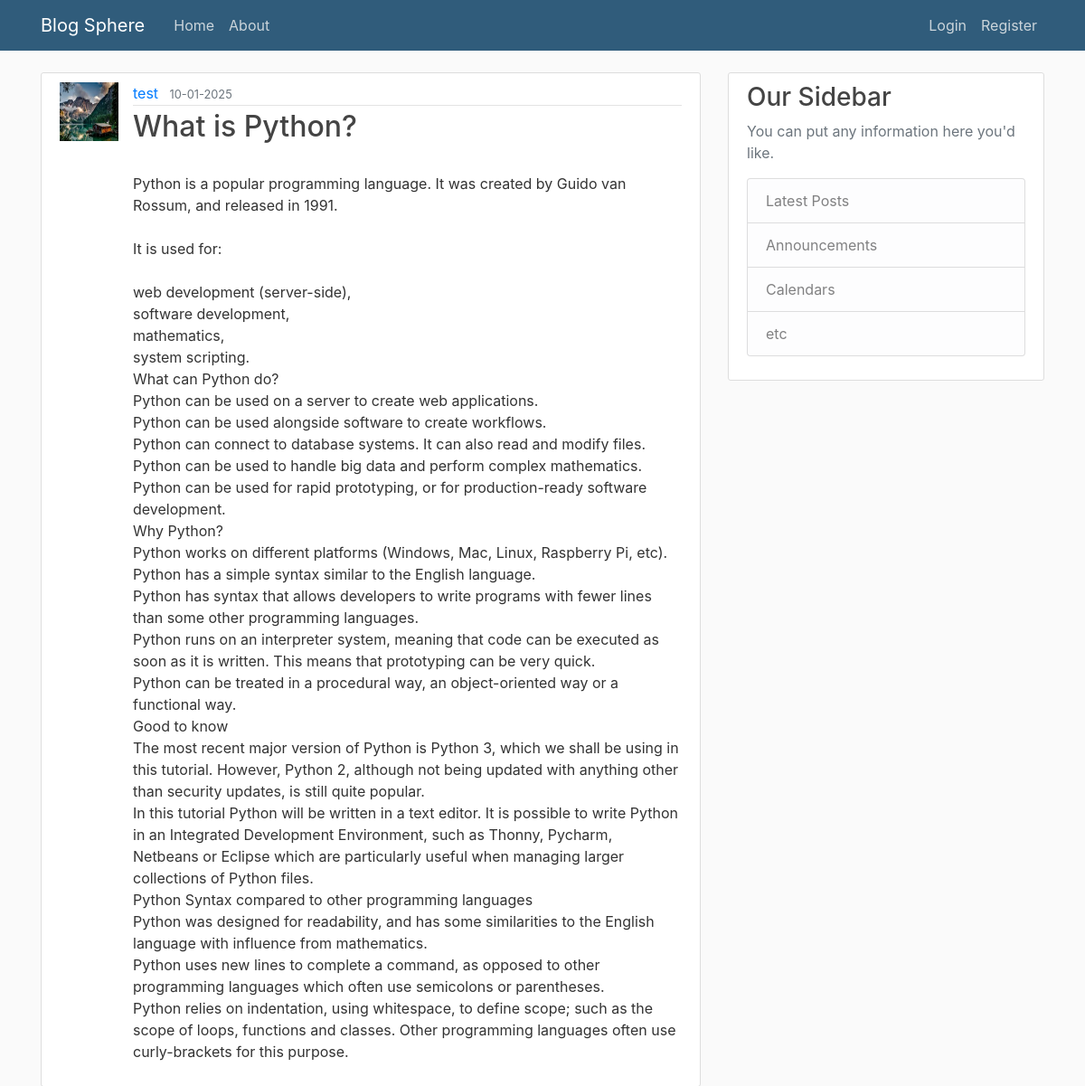
/post/1, run on the app's committed database.
### flaskapp/models.py (models this page shows, shortened)
class User(db.Model,UserMixin):
    id = db.Column(db.Integer, primary_key=True)
    username = db.Column(db.String(20), unique=True, nullable=False)
    email = db.Column(db.String(120), unique=True, nullable=False)
    image_file = db.Column(db.String(20), nullable=False, default='default.jpg')
    password = db.Column(db.String(60), nullable=False)
    posts = db.relationship('Post', backref='author', lazy=True)

class Post(db.Model):
    id = db.Column(db.Integer, primary_key=True)
    title = db.Column(db.String(100), nullable=False)
    date_posted = db.Column(db.DateTime, nullable=False, default=datetime.utcnow)
    content = db.Column(db.Text, nullable=False)
    user_id = db.Column(db.Integer, db.ForeignKey('user.id'), nullable=False)

### flaskapp/routes.py (the view)
@app.route("/post/<int:post_id>")
def post(post_id):
    post= Post.query.get_or_404(post_id)
    return render_template("post_.html",title=post.title,post=post)

### flaskapp/templates/post_.html (shortened to what this page needs)
{% extends "layout.html" %}
{% block content %}
        <article class="media content-section">
          <img class="rounded-cirlce article-img" src="{{url_for('static',filename='profile/'+post.author.image_file)}}">
          <div class="media-body">
            <div class="article-metadata">
              <a class="mr-2" href="{{url_for('user_posts',username=post.author.username)}}">{{ post.author.username }}</a>
              <small class="text-muted">{{ post.date_posted.strftime('%d-%m-%Y') }}</small>
            </div>
            <h2 class="article-title">{{ post.title }}</h2>
            <p class="article-content">{{ post.content }}</p>
          </div>
        </article>
{% endblock content %}

### flaskapp/static/main.css (style rules this page uses)
body { background: #fafafa; color: #333333; margin-top: 5rem; }
h1, h2, h3, h4, h5, h6 { color: #444444; }
.content-section { background: #ffffff; padding: 10px 20px; border: 1px solid #dddddd; border-radius: 3px; margin-bottom: 20px; }
.article-title { color: #444444; }
.article-content { white-space: pre-line; }
.article-img { height: 65px; width: 65px; margin-right: 16px; }
.article-metadata { padding-bottom: 1px; margin-bottom: 4px; border-bottom: 1px solid #e3e3e3 }

### data on the page
User: image_file (placeholder picture), author.username "test"
Post: date_posted "10-01-2025", title "What is Python?", content "Python is a popular programming language. It was created by Guido van Rossum, and released in 1991. It is used for: web development (server-side), software development, mathematics, system scripting. What can Python do? Python can be used on a server to create web applications. Python can be used alongside software to create workflows. Python can connect to database systems. It can also read and modify files. Python can be used to handle big data and perform complex mathematics. Python can be used for rapid prototyping, or for production-ready software development. Why Python? Python works on different platforms (Windows, Mac, Linux, Raspberry Pi, etc). Python has a simple syntax similar to…"
